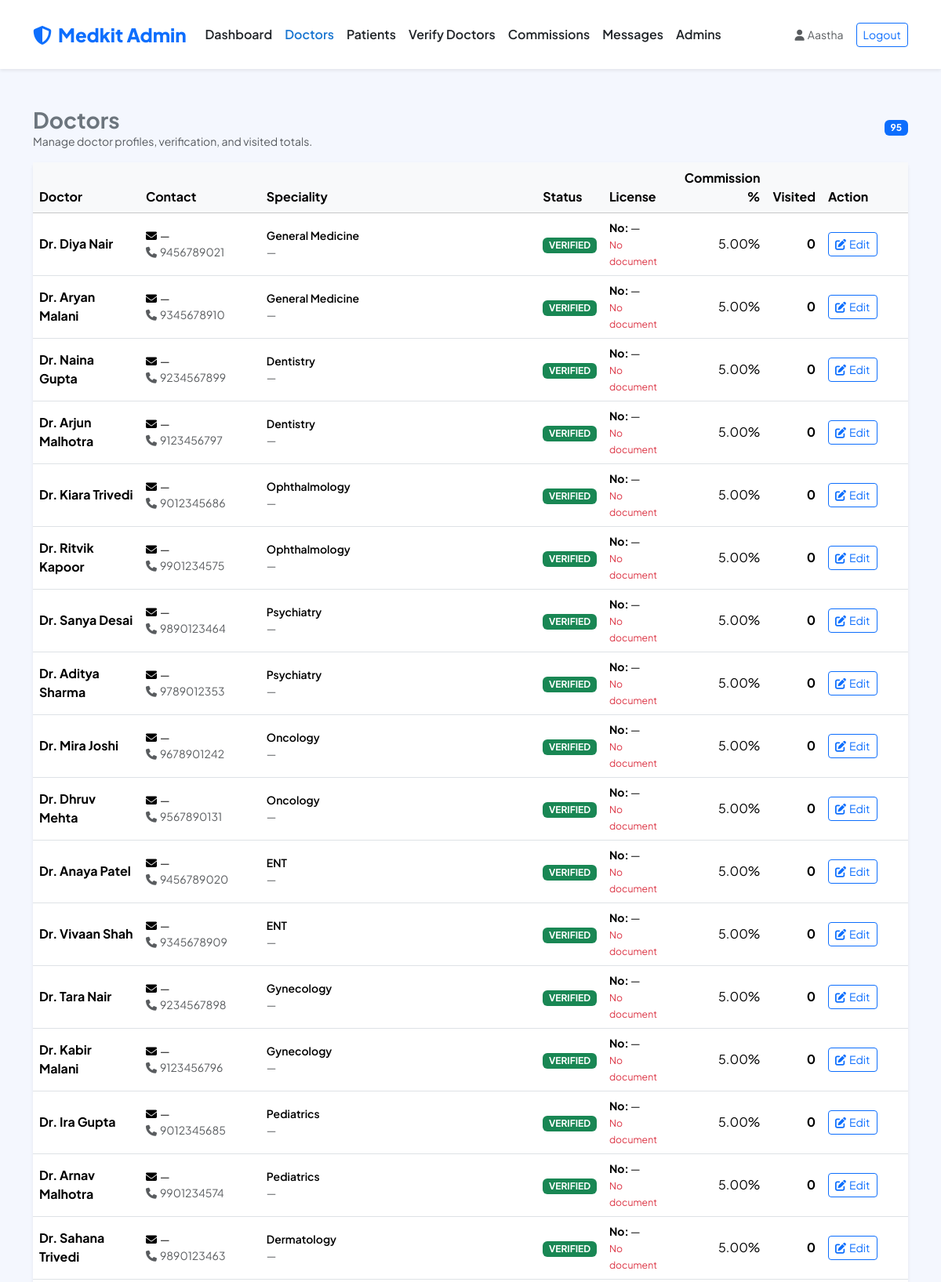
/MINI_PHP/admin/doctors.php (signed in, upper part), run on the app's committed database.
### tables this page shows
CREATE TABLE `users` (
  `id` int(11) NOT NULL,
  `firstname` varchar(225) DEFAULT '',
  `lastname` varchar(225) DEFAULT '',
  `phone_number` bigint(20) DEFAULT 0,
  `date_of_birth` date DEFAULT curdate(),
  `email` varchar(50) NOT NULL,
  `gender` varchar(100) DEFAULT '',
  `address` varchar(225) DEFAULT '',
  `clinic_name` varchar(255) DEFAULT NULL,
  `experience_years` int(11) DEFAULT 0,
  `education` varchar(255) DEFAULT NULL,
  `bio` text DEFAULT NULL,
  `password` varchar(255) NOT NULL,
  `role_id` int(11) DEFAULT 0,
  `category_id` int(11) DEFAULT NULL,
  `created_at` timestamp NOT NULL DEFAULT current_timestamp(),
  `updated_at` timestamp NOT NULL DEFAULT current_timestamp() ON UPDATE current_timestamp(),
  `profile_image` varchar(255) DEFAULT NULL,
  `license_number` varchar(50) DEFAULT NULL,
  `license_document` varchar(255) DEFAULT NULL,
  `verification_status` enum('verified','pending','rejected') NOT NULL DEFAULT 'verified',
  `verification_reason` varchar(255) DEFAULT NULL,
  `verified_at` timestamp NULL DEFAULT NULL,
  `verified_by_admin_id` int(11) DEFAULT NULL,
  `commission_percent` decimal(5,2) NOT NULL DEFAULT 10.00
);

CREATE TABLE `category` (
  `id` int(11) NOT NULL,
  `category_name` varchar(100) DEFAULT '',
  `created_at` timestamp NOT NULL DEFAULT current_timestamp(),
  `updated_at` timestamp NOT NULL DEFAULT current_timestamp() ON UPDATE current_timestamp()
);

### MINI_PHP/admin/_bootstrap.php (called while the page is built, shortened)
<?php
require_once __DIR__ . '/../admin_helpers.php';
if (!function_exists('admin_name')) {
  function admin_name(): string
  {
    return (string)($_SESSION['admin_name'] ?? 'Admin');
  }
}
if (!function_exists('admin_h')) {
  function admin_h(string $value): string
  {
    return htmlspecialchars($value, ENT_QUOTES, 'UTF-8');
  }
}

### MINI_PHP/admin_helpers.php (called while the page is built, shortened)
<?php
if (!function_exists('medikit_fixed_commission_percent')) {
  function medikit_fixed_commission_percent(): float
  {
    return 5.00;
  }
}

### MINI_PHP/admin/doctors.php (the view, shortened to what this page needs)
<?php
require_once __DIR__ . '/_bootstrap.php';
$doctors = [];
$q = "
  SELECT
    u.id,
    u.firstname,
    u.lastname,
    u.email,
    u.phone_number,
    u.clinic_name,
    u.address,
    u.license_number,
    u.license_document,
    u.verification_status,
    u.created_at,
    c.category_name,
    COALESCE(vb_stats.visited_count, 0) AS visited_count,
    COALESCE(spec.specialities, '') AS specialities
  FROM users u
  LEFT JOIN category c ON c.id = u.category_id
  LEFT JOIN (
    SELECT doctor_id, COUNT(*) AS visited_count
    FROM visit_booking
    WHERE status = 'visited'
    GROUP BY doctor_id
  ) vb_stats ON vb_stats.doctor_id = u.id
  LEFT JOIN (
    SELECT ds.doctor_id,
           GROUP_CONCAT(s.doctor_speciality ORDER BY s.doctor_speciality SEPARATOR ', ') AS specialities
    FROM doctor_speciality ds
    INNER JOIN speciality s ON s.id = ds.speciality_id
    GROUP BY ds.doctor_id
  ) spec ON spec.doctor_id = u.id
  WHERE u.role_id = 2
  ORDER BY u.created_at DESC, u.id DESC
  LIMIT 500
";
$res = $conn->query($q);
if ($res) {
  while ($row = $res->fetch_assoc()) {
    $doctors[] = $row;
  }
}
$css_v = (int)@filemtime(__DIR__ . '/../custom_style.css');
?>
<!DOCTYPE html>
<html lang="en">
<head>
  <link href="https://cdn.jsdelivr.net/npm/bootstrap@5.3.2/dist/css/bootstrap.min.css" rel="stylesheet">
  <link rel="stylesheet" href="https://cdnjs.cloudflare.com/ajax/libs/font-awesome/6.4.0/css/all.min.css">
  <link rel="stylesheet" href="../custom_style.css?v=<?php echo $css_v; ?>">
</head>
<body style="background-color: var(--secondary-color);">
  <nav class="navbar navbar-expand-lg bg-white py-3 shadow-sm">
    <div class="container">
      <a class="navbar-brand text-primary" href="dashboard.php"><i class="fas fa-shield-halved me-2"></i>Medkit Admin</a>
      <div class="collapse navbar-collapse" id="adminNav">
        <ul class="navbar-nav me-auto">
          <li class="nav-item"><a class="nav-link" href="dashboard.php">Dashboard</a></li>
          <li class="nav-item"><a class="nav-link active" href="doctors.php">Doctors</a></li>
          <li class="nav-item"><a class="nav-link" href="patients.php">Patients</a></li>
          <li class="nav-item"><a class="nav-link" href="verify_doctors.php">Verify Doctors</a></li>
          <li class="nav-item"><a class="nav-link" href="commissions.php">Commissions</a></li>
          <li class="nav-item"><a class="nav-link" href="contact_messages.php">Messages</a></li>
          <li class="nav-item"><a class="nav-link" href="admin_users.php">Admins</a></li>
        </ul>
        <div class="d-flex align-items-center gap-3">
          <span class="text-muted small"><i class="fas fa-user me-1"></i><?php echo admin_h(admin_name()); ?></span>
          <a class="btn btn-outline-primary btn-sm" href="logout.php">Logout</a>
        </div>
      </div>
    </div>
  </nav>
  <main class="container py-5">
    <div class="d-flex align-items-center justify-content-between mb-3">
      <div>
        <h3 class="fw-bold mb-0">Doctors</h3>
        <div class="text-muted small">Manage doctor profiles, verification, and visited totals.</div>
      </div>
      <span class="badge bg-primary"><?php echo count($doctors); ?></span>
    </div>
    <div class="card border-0 shadow-sm">
      <div class="table-responsive">
        <table class="table table-hover align-middle mb-0">
          <thead class="table-light">
            <tr>
              <th>Doctor</th>
              <th>Contact</th>
              <th>Speciality</th>
              <th>Status</th>
              <th>License</th>
              <th class="text-end">Commission %</th>
              <th class="text-end">Visited</th>
              <th style="min-width: 110px;">Action</th>
            </tr>
          </thead>
          <tbody>
            <?php if (empty($doctors)): ?>
              <tr>
                <td colspan="8" class="text-center text-muted py-4">No doctors found.</td>
              </tr>
            <?php else: ?>
              <?php foreach ($doctors as $d): ?>
                <?php
                $doctor_id = (int)($d['id'] ?? 0);
                $name = trim((string)($d['firstname'] ?? '') . ' ' . (string)($d['lastname'] ?? ''));
                $email = (string)($d['email'] ?? '');
                $phone = (string)($d['phone_number'] ?? '');
                $category = (string)($d['category_name'] ?? '');
                $specialities = (string)($d['specialities'] ?? '');
                $status = (string)($d['verification_status'] ?? 'pending');
                $badge = 'secondary';
                if ($status === 'verified') $badge = 'success';
                elseif ($status === 'pending') $badge = 'warning';
                elseif ($status === 'rejected') $badge = 'danger';
                $license_no = (string)($d['license_number'] ?? '');
                $has_doc = (string)($d['license_document'] ?? '') !== '';
                ?>
                <tr>
                  <td>
                    <div class="fw-bold">Dr. <?php echo admin_h($name !== '' ? $name : '—'); ?></div>
                  </td>
                  <td>
                    <div class="small"><i class="fas fa-envelope me-1"></i><?php echo admin_h($email !== '' ? $email : '—'); ?></div>
                    <div class="small text-muted"><i class="fas fa-phone me-1"></i><?php echo admin_h($phone !== '' ? $phone : '—'); ?></div>
                  </td>
                  <td>
                    <div class="fw-semibold small"><?php echo admin_h($category !== '' ? $category : '—'); ?></div>
                    <div class="text-muted small"><?php echo admin_h($specialities !== '' ? $specialities : '—'); ?></div>
                  </td>
                  <td>
                    <span class="badge bg-<?php echo $badge; ?> text-uppercase"><?php echo admin_h($status); ?></span>
                  </td>
                  <td>
                    <div class="small"><strong>No:</strong> <?php echo admin_h($license_no !== '' ? $license_no : '—'); ?></div>
                    <div class="small">
                      <?php if ($has_doc): ?>
                        <a href="license.php?doctor_id=<?php echo $doctor_id; ?>" target="_blank" class="text-primary text-decoration-none">
                          <i class="fas fa-file-lines me-1"></i>View
                        </a>
                      <?php else: ?>
                        <span class="text-danger small">No document</span>
                      <?php endif; ?>
                    </div>
                  </td>
                  <td class="text-end"><?php echo number_format(medikit_fixed_commission_percent(), 2); ?>%</td>
                  <td class="text-end fw-bold"><?php echo (int)($d['visited_count'] ?? 0); ?></td>
                  <td>
                    <a class="btn btn-sm btn-outline-primary" href="doctor_edit.php?id=<?php echo $doctor_id; ?>">
                      <i class="fas fa-pen-to-square me-1"></i>Edit
                    </a>
                  </td>
                </tr>
              <?php endforeach; ?>
            <?php endif; ?>
          </tbody>
        </table>
      </div>
    </div>
  </main>
</body>
</html>

### MINI_PHP/custom_style.css (style rules this page uses)
:root { --primary-color: #1A76D1; --secondary-color: #F4F7FE; --heading-color: #212529; --text-color: #6C757D; --bs-body-font-family: 'Plus Jakarta Sans', sans-serif; --card-shadow: 0 10px 30px rgba(0, 0, 0, 0.07); }
body { background-color: #FFF; color: var(--text-color); }
html, body { max-width: 100%; overflow-x: hidden; }
.navbar-brand { font-weight: 800; font-size: 1.5rem; }
.navbar .nav-link { font-weight: 600; color: var(--heading-color); transition: color .3s; padding: 1rem; }
.navbar .nav-link:hover, .navbar .nav-link.active { color: var(--primary-color); }

### data on the page
users: admin_h($name !== '' ? $name : '—') "Diya Nair", email "—", phone_number "9456789021", category.category_name "General Medicine", specialities "—", verification_status "VERIFIED", license_number "—", shows "No document", visited_count "0"
users: admin_h($name !== '' ? $name : '—') "Aryan Malani", email "—", phone_number "9345678910", category.category_name "General Medicine", specialities "—", verification_status "VERIFIED", license_number "—", shows "No document", visited_count "0"
users: admin_h($name !== '' ? $name : '—') "Naina Gupta", email "—", phone_number "9234567899", category.category_name "Dentistry", specialities "—", verification_status "VERIFIED", license_number "—", shows "No document", visited_count "0"
users: admin_h($name !== '' ? $name : '—') "Arjun Malhotra", email "—", phone_number "9123456797", category.category_name "Dentistry", specialities "—", verification_status "VERIFIED", license_number "—", shows "No document", visited_count "0"
users: admin_h($name !== '' ? $name : '—') "Kiara Trivedi", email "—", phone_number "9012345686", category.category_name "Ophthalmology", specialities "—", verification_status "VERIFIED", license_number "—", shows "No document", visited_count "0"
users: admin_h($name !== '' ? $name : '—') "Ritvik Kapoor", email "—", phone_number "9901234575", category.category_name "Ophthalmology", specialities "—", verification_status "VERIFIED", license_number "—", shows "No document", visited_count "0"
users: admin_h($name !== '' ? $name : '—') "Sanya Desai", email "—", phone_number "9890123464", category.category_name "Psychiatry", specialities "—", verification_status "VERIFIED", license_number "—", shows "No document", visited_count "0"
users: admin_h($name !== '' ? $name : '—') "Aditya Sharma", email "—", phone_number "9789012353", category.category_name "Psychiatry", specialities "—", verification_status "VERIFIED", license_number "—", shows "No document", visited_count "0"
users: admin_h($name !== '' ? $name : '—') "Mira Joshi", email "—", phone_number "9678901242", category.category_name "Oncology", specialities "—", verification_status "VERIFIED", license_number "—", shows "No document", visited_count "0"
users: admin_h($name !== '' ? $name : '—') "Dhruv Mehta", email "—", phone_number "9567890131", category.category_name "Oncology", specialities "—", verification_status "VERIFIED", license_number "—", shows "No document", visited_count "0"
users: admin_h($name !== '' ? $name : '—') "Anaya Patel", email "—", phone_number "9456789020", category.category_name "ENT", specialities "—", verification_status "VERIFIED", license_number "—", shows "No document", visited_count "0"
users: admin_h($name !== '' ? $name : '—') "Vivaan Shah", email "—", phone_number "9345678909", category.category_name "ENT", specialities "—", verification_status "VERIFIED", license_number "—", shows "No document", visited_count "0"
users: admin_h($name !== '' ? $name : '—') "Tara Nair", email "—", phone_number "9234567898", category.category_name "Gynecology", specialities "—", verification_status "VERIFIED", license_number "—", shows "No document", visited_count "0"
users: admin_h($name !== '' ? $name : '—') "Kabir Malani", email "—", phone_number "9123456796", category.category_name "Gynecology", specialities "—", verification_status "VERIFIED", license_number "—", shows "No document", visited_count "0"
users: admin_h($name !== '' ? $name : '—') "Ira Gupta", email "—", phone_number "9012345685", category.category_name "Pediatrics", specialities "—", verification_status "VERIFIED", license_number "—", shows "No document", visited_count "0"
users: admin_h($name !== '' ? $name : '—') "Arnav Malhotra", email "—", phone_number "9901234574", category.category_name "Pediatrics", specialities "—", verification_status "VERIFIED", license_number "—", shows "No document", visited_count "0"
users: admin_h($name !== '' ? $name : '—') "Sahana Trivedi", email "—", phone_number "9890123463", category.category_name "Dermatology", specialities "—", verification_status "VERIFIED", license_number "—", shows "No document", visited_count "0"

### other printed values
admin_h(admin_name()) "Aastha"
count($doctors) "95"
